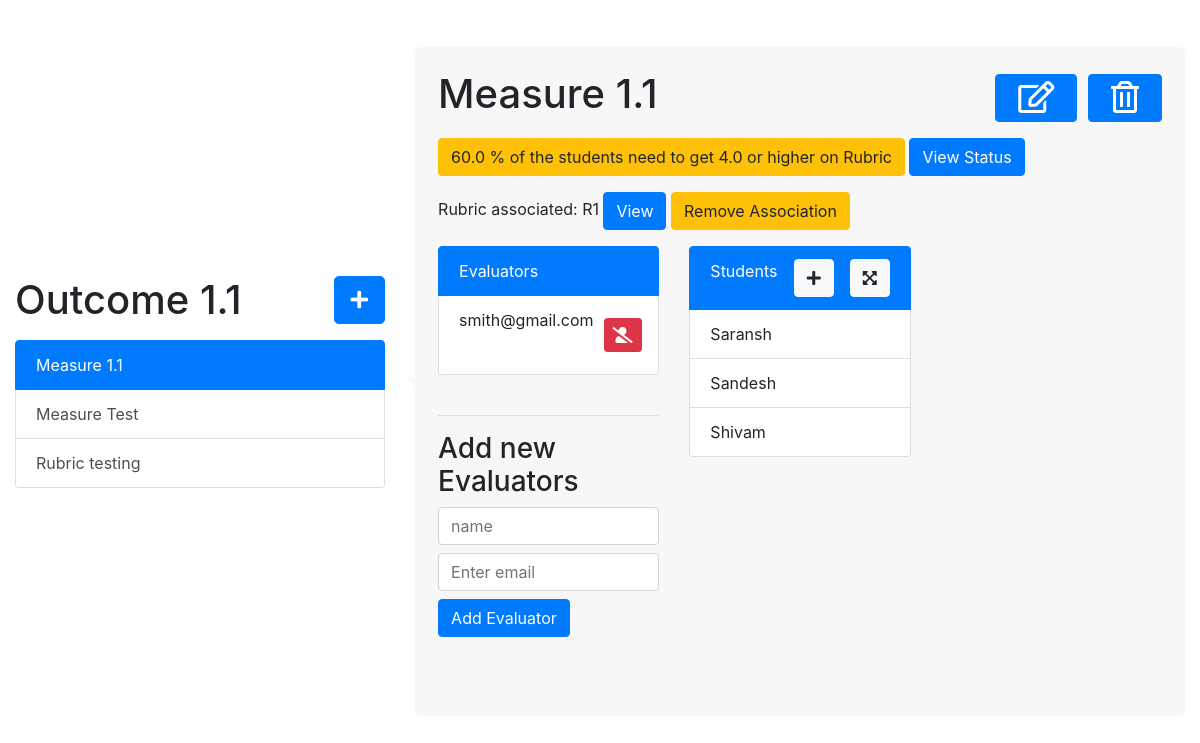
Screenshot of /outcome_detail/1 with the database file from the repository.
### main/models.py (models this page shows, shortened)
class Outcome(models.Model):
    title = models.CharField(max_length=200, default='', null=True)
    status = models.BooleanField(default=True)
    cycle = models.ManyToManyField(Cycle)

class Measure(models.Model):
    CUTOFF_TYPES = (('Percentage', 'Percentage'),
                  ('Percentile', 'Percentile'),
                  ('Average', 'Average')
                 )
    cutoff_type = models.CharField(max_length = 100, choices=CUTOFF_TYPES, default='Percentage')
    TOOL_TYPES = (('Rubric', 'Rubric'),
                  ('Test score', 'Test score')
                  )
    tool_type = models.CharField(max_length=100, choices=TOOL_TYPES, default='Rubric')
    measureTitle = models.CharField(max_length=200, default='', null=True)
    outcome = models.ForeignKey(Outcome, null=True, on_delete = models.CASCADE)
    cutoff_percentage = models.FloatField(null=True, blank = True, default=0)
    cutoff_score = models.FloatField(null=True, blank=True, default=0)
    rubric = models.ForeignKey(Rubric,null=True, blank = True, on_delete = models.CASCADE)
    test_score = models.ForeignKey(Test_score, null=True, blank = True, on_delete = models.CASCADE)
    student = models.ManyToManyField(Student)
    evaluator = models.ManyToManyField(Evaluator)

class Rubric(models.Model):
    title = models.CharField(max_length=200, blank=True, default="Untitled")
    max_row = models.PositiveIntegerField(null=True)
    max_col = models.PositiveIntegerField(null=True)
    created_by = models.CharField(max_length=200)
    assigned_to = models.ManyToManyField(Evaluator)

class Evaluator(models.Model):
    name = models.CharField(max_length=100)
    email = models.CharField(max_length=200)

class Student(models.Model):
    name = models.CharField(max_length=200)
    classification = models.CharField(max_length=200)

### main/views.py (the view)
# urls.py: path('outcome_detail/<int:outcome_id>', views.outcome_detail, name = 'outcome_detail'),
def outcome_detail(request, outcome_id):
    outcome = Outcome.objects.get(id=outcome_id)
    measures = Measure.objects.filter(outcome=outcome)
    rubrics = Rubric.objects.all()
    students = None
    evaluators = Evaluator.objects.all()
    num_of_evaluations = []
    for measure in measures:
        students = measure.student.all()
        evaluations = evaluate_rubric.objects.filter(measure=measure).count()
        if(evaluations>0):
            num_of_evaluations.append(measure.measureTitle)
        print(num_of_evaluations)
    context = {'outcome_id': outcome_id, 'outcome': outcome, 'measures': measures, 'rubrics':rubrics,
                'students': students, 'evaluators': evaluators, 'num_of_evaluations':num_of_evaluations}
    return render(request, 'main/outcome_detail.html', context)

### main/templates/main/outcome_detail.html (shortened to what this page needs)
{% extends  'base.html' %}
{% load static %}
{% block body_block %}
<div class = "container-fluid" >
  <div class = "container" id = "main_content" >
    <br />
   </div>
  <div class="row d-flex align-items-center">
  <div class="col-4 ">
    <div>
      <h1 class = "d-flex justify-content-between mb-3 "> {{outcome.title}}
        <button type="button" class="btn btn-primary btn-lg" data-toggle="modal" data-target="#exampleModalCenterNewMeasure{{outcome.id}}" data-measure-id = "{{measure.id}}">
           <i class="fas fa-plus"></i>
         </button>
        </h1>
    </div>
    <div class="list-group " id="list-tab" role="tablist">
      {%for measure in measures%}
        {%if measure.outcome == outcome%}
          {%if forloop.first %}
          <a class="list-group-item list-group-item-action active" id="list-home-list" data-toggle="list" href="#list-home{{measure.id}}" role="tab" aria-controls="home">{{measure.measureTitle}}</a>
          {%else%}
          <a class="list-group-item list-group-item-action" id="list-home-list" data-toggle="list" href="#list-home{{measure.id}}" role="tab" aria-controls="home">{{measure.measureTitle}}</a>
          {%endif%}
        {%endif%}
        {%empty%}
        <a class="list-group-item list-group-item-action active " id="list-home-list" data-toggle="list" href="#list-home" role="tab" aria-controls="home">Measure Title</a>
      {%endfor%}
    </div>
  </div>
  <div class="col-8" >
    <div class="tab-content speech-bubble" id="nav-tabContent">
      {%for measure in measures%}
        {%if measure.outcome == outcome%}
          {%if forloop.first %}
                <div class="tab-pane fade show measure_section active" id="list-home{{measure.id}}" role="tabpanel" aria-labelledby="list-home-list">
          {%else%}
                <div class="tab-pane fade show measure_section" id="list-home{{measure.id}}" role="tabpanel" aria-labelledby="list-home-list">
          {%endif%}
        <h1 class = "d-flex justify-content-between"> {{measure.measureTitle}}
          <div>
          <button type="button" class="btn btn-primary" data-toggle="modal" data-target="#exampleModalCenter{{measure.id}}" data-measure-id = "{{measure.id}}">
            <span style="font-size: 2em; color: white;">
              <i class="far fa-edit"></i>
          </span>
          </button>
          <button type="button" class="btn btn-primary" data-toggle="modal" data-target="#exampleModalCenterDeleteMeasure{{measure.id}}" data-measure-id = "{{measure.id}}">
            <span style="font-size: 2em; color: white;">
              <i class="far fa-trash-alt"></i>
          </span>
          </button>
         </h1>
        <button class = "btn btn-warning mb-3">
        {{measure.cutoff_percentage}} % of the students need to get
        {%if measure.cutoff_score%}
         {{measure.cutoff_score}}
         {%else%}
         average
         {%endif%}
            or higher
        on {{measure.tool_type}}
        </button>
        {%if measure.measureTitle in num_of_evaluations%}
        <a href = "{%url 'main:view_rubric_data' measure.id%}" class = "btn btn-primary mb-3">
            View Status
        </a>
        {%endif%}
  <br />
{%if measure.tool_type == 'Rubric'%}
    {%if measure.rubric %}
      {{measure.tool_type}} associated: {{measure.rubric.title}}
      <a href = "{% url 'main:rubric_render' measure.rubric.id%}" class = "btn btn-primary"> View </a>
      <a href = "{% url 'main:remove_rubric_association' measure.id outcome_id %}"class = "btn btn-warning"> Remove Association </a>
    <div class = "row">
        <div class = "col-lg-4 mt-3">
          <ul class="list-group">
            <li class="list-group-item active">Evaluators</li>
            {%for evaluator in measure.evaluator.all%}
                <li class="list-group-item d-flex justify-content-between">{{evaluator.email}}
                <a href = "{%url 'main:remove_evaluator_access' evaluator.id measure.id outcome_id%}" class = "btn btn-sm btn-danger" style="font-size: 1em; color: white;">
                  <i class="fas fa-user-slash"></i>
                </a>
                  </li>
            {%endfor%}
          </ul>
          <br />
          <hr />
          <h3> Add new Evaluators </h3>
          <form class="" action = "{%url 'main:add_evaluator' outcome_id measure.id %}" method = "POST">
            <div class="form-group mb-2">
                <input type="text" name = "evaluator_name" class="form-control" id="exampleInputEmail1" aria-describedby="emailHelp" placeholder="name">
           </div>
            <div class="form-group mb-2">
                <input type="email" name = "evaluator_email" class="form-control" id="exampleInputEmail1" aria-describedby="emailHelp" placeholder="Enter email">
           </div>
            <button type="submit" class="btn btn-primary mb-2">Add Evaluator</button>
          </form>
          </div>
          <div class = "col-lg-4 mt-3">
          <ul class="list-group">
            <li class="list-group-item active d-flex justify-content-between">Students
          <div class = "d-flex justify-content-between">
            <button type="button" class="btn btn-md btn-light mr-3" data-toggle="modal" data-target="#exampleModalCenterStudentUpload{{measure.id}}">
              <i class="fas fa-plus"></i>
            </button>
            <button type="button" class="btn btn-md btn-light" data-toggle="modal" data-target="#exampleModalLongExpandStudentList{{measure.id}}">
              <i class="fas fa-expand-arrows-alt"></i>
            </button>
          </div>
            </li>
              {% for student in measure.student.all %}
                    {%if forloop.counter <= 3%}
                    <li class="list-group-item">{{student.name}}</li>
                    {%endif%}
              {%endfor%}
          </ul>
          </div>
        </div>
    {%else%}
    <button type="button" class="btn btn-primary" data-toggle="modal" data-target="#exampleModalCenterAddRubric{{measure.id}}">
        Add Rubric
      </button>
    {%endif%}
{%endif%}
<br/>
<br/>
  </div>
      {%endif%}
    {%endfor%}
    </div>
  </div>
</div>
</div>
{%endblock%}

### main/static/css/landing.css (style rules this page uses)
body { height: 100vh; }
li a,span { margin: 10px; color: #020800; font-size: 2.2rem; line-height: 21px; font-weight: 700; }

### main/templates/main/outcome_detail.html (style rules this page uses)
#main_content { margin-top:2%; }
.measure_section { padding: 3%; }
.speech-bubble { position: relative; background: #f7f7f7; border-radius: .4em; }
.speech-bubble:after { content: ''; position: absolute; left: 0; top: 50%; width: 0; height: 0; border: 0.5em solid transparent; border-right-color: #f7f7f7; border-left: 0; border-top: 0; margin-top: -0.25em; margin-left: -0.5em; }

### rows the page displays
Outcome: title "Outcome 1.1"
Measure: measureTitle "Measure 1.1", cutoff_percentage "60.0", cutoff_score "4.0", tool_type "Rubric", shows "View Status", rubric "R1"
Measure: measureTitle "Measure Test"
Measure: measureTitle "Rubric testing"
Evaluator: email "smith@gmail.com"
Student: name "Saransh"
Student: name "Sandesh"
Student: name "Shivam"
